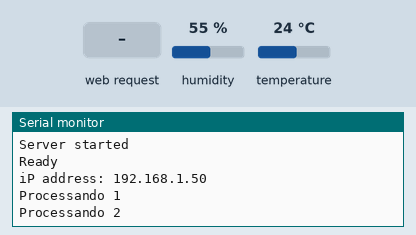
Simulated run of this sketch. Board: ESP8266 (NodeMCU). On the bench: the last lines printed to the serial monitor. Inputs (shaded band) come from the test bench; at power-on: humidity 55 %, temperature 24 °C. WiFi joins after 1.5 s; servers stay silent unless stated.

Above: at 2.7 s.
2.8 s: HTTP request GET /cap received
5.0 s: HTTP request GET /on received
At 6.3 s:
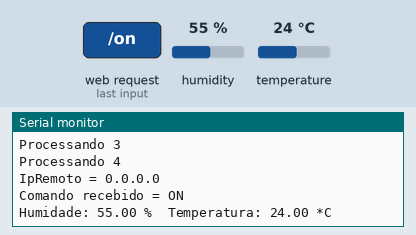
7.0 s: HTTP request GET /off received
At 8.3 s:
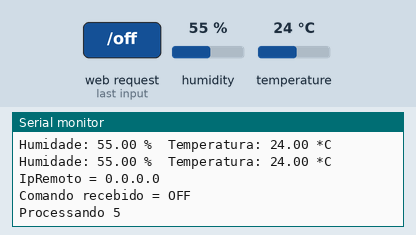
9.0 s: HTTP request GET /get received
Timing chart, 0 to 12.0 s (numbered marks = the images above; inputs shaded):
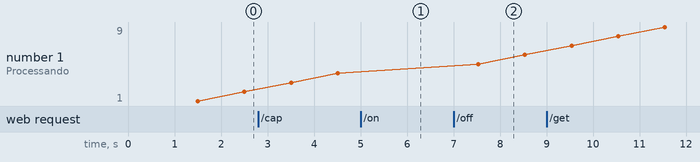

The sketch:

WebServer_Temperatura.ino
```cpp
#include <ESP8266WiFi.h>            // lib do wifi para o ESP8266
#include <ESP8266WiFiMulti.h>       // lib do wifi para o ESP8266
#include <ESP8266HTTPClient.h>      // lib do wifi para o ESP8266
#include "DHT.h"                    // lib do sensor DHT de temperatura

#define DHTPIN D1                   // Porta que o sensor esta conectado
#define DHTTYPE DHT11               // DHT 11

const char* ssid = "xxxx";          // nome da rede
const char* password = "xxxx";      // senha da rede
int icont = 0;                      // contador do processo
boolean lExecute = false;           // informa se o sensor esta ligado ou nao
String remoteUrl = "";              // url remota para enviar informacoes
float h = 0.0;                      // resultado da leitura da humidade
float t = 0.0;                      // resultado da leitura da temperatura

ESP8266WiFiMulti wifiMulti;         // Carrega o modulo de WIFI

WiFiServer server(80);              // Habilita um server na porta 80
HTTPClient http;                    // habilita o http client

DHT dht(DHTPIN, DHTTYPE);           // inicializa o sensor de temperatura

void setup() {
  Serial.begin(115200);             // Inicia a serial
  Serial.println("Booting");

  wifiMulti.addAP(ssid, password);  // Ativa a conexao via Wifi

  Serial.println("Connecting...");

  while (wifiMulti.run() != WL_CONNECTED) {    // Realiza a conexao Wifi
    delay(300);
    Serial.print('.');
  }

  // Start the server
  server.begin();                   // Inicia o servidor na porta 80
  Serial.println("Server started");

  Serial.println("Ready");
  Serial.print("iP address: ");
  Serial.println(WiFi.localIP());   // mostra o endereco ip da conexao WIFI

  dht.begin();                      // inicia o sensor DHT
}

void loop() {
  // faz a leitura do client
  if (wifiMulti.run() == WL_CONNECTED) {
    verifyClient();
  }

  // se tiver capturado um endereco ip remoto, mostra ele
  if (remoteUrl != "") {
    Serial.println("URL = " + remoteUrl);
  }

  if (lExecute) {
    h = dht.readHumidity();         // realiza a leitura da humidade
    t = dht.readTemperature();      // realiza a leitura da temperatura

    if (isnan(h) || isnan(t)) {
       //Serial.println("Failed to read from DHT sensor!");
       return;
    }

    Serial.print("Humidade: ");
    Serial.print(h);
    Serial.print(" %\t");
    Serial.print("Temperatura: ");
    Serial.print(t);
    Serial.println(" *C ");
  } else {
    Serial.println("Processando " + String(++icont));
    remoteUrl = "";
    h = 0.0;
    t = 0.0;
  }

  // envia informacoes para o server
  if (remoteUrl != "" && wifiMulti.run() == WL_CONNECTED) {
    sendInformation();
  }

  delay(1000);
}

void verifyClient() {
  String cCmd = "";
  String cRet = "";

  // Verifica se o client foi conectado
  WiFiClient client = server.available();
  if (!client) {
    return;
  }

  // le as informacoes passadas para o client
  String request = client.readStringUntil('\r');
  client.flush();

  String ipRemoto = client.remoteIP().toString();
  Serial.println("IpRemoto = " + ipRemoto);

  if (request.indexOf("/cap") != -1)  {         // captura o endereco ip remoto para enviar as informacoes
    cCmd = "CAP";
    cRet = "IP Capturado " + ipRemoto;
    remoteUrl = "http://" + ipRemoto + ":8181/";
  }
  if (request.indexOf("/on") != -1)  {          // liga a leitura do sensor
    cCmd = "ON";
    cRet = "Sensor Ligado!";
    lExecute = true;
  }
  if (request.indexOf("/off") != -1)  {         // desliga a leitura do sensor
    cCmd = "OFF";
    cRet = "Sensor Desligado!";
    lExecute = false;
  }
  if (request.indexOf("/get") != -1)  {         // retorna a leitura do sensor para quem solicitou
    cCmd = "GET";
    if  (lExecute)
      cRet = "Humidade: " + String(h) + " - Temperatura: " + String(t);
    else
      cRet = "O Sensor esta Desligado!";
  }

  String s = "HTTP/1.1 200 OK\r\nContent-Type: text/html\r\nConnection: close\r\n\r\n<!DOCTYPE html><html><body><h1>" + cRet + "</h1></body></html>\n";
  client.print(s);
  delay(1);

  Serial.println("Comando recebido = " + cCmd);
}

void sendInformation() {
  if (remoteUrl != "") {
    http.begin(remoteUrl + "?humidade=" + String(h) + "&temperatura=" + String(t));  // Envia para a URL remota as informacoes do sensor

    Serial.print("[HTTP] GET...\n");
    // start connection and send HTTP header
    int httpCode = http.GET();

    // httpCode will be negative on error
    if (httpCode > 0) {
      // HTTP header has been send and Server response header has been handled
      Serial.printf("[HTTP] GET... code: %d\n", httpCode);

      // file found at server
      if (httpCode == HTTP_CODE_OK) {
        String payload = http.getString();
        Serial.println(payload);
      }
    } else {
      Serial.printf("[HTTP] GET... failed, error: %s\n", http.errorToString(httpCode).c_str());
      remoteUrl = "";
    }

    http.end();
  }
}
```

Measured:
- after the input at 5.0 s, the serial monitor: prints a new line after 0.51 s (image 1)
- after the input at 7.0 s, the serial monitor: prints a new line after 0.54 s (image 2)
- plotted number 1: 4 → 6 after the input at 7.0 s
